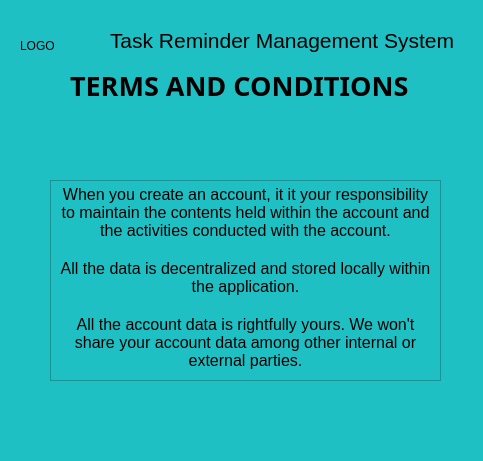
<?xml version="1.0" encoding="UTF-8"?>
<ui version="4.0">
 <class>ViewTermsAndConditionsDialog</class>
 <widget class="QDialog" name="ViewTermsAndConditionsDialog">
  <property name="geometry">
   <rect>
    <x>0</x>
    <y>0</y>
    <width>483</width>
    <height>461</height>
   </rect>
  </property>
  <property name="windowTitle">
   <string>Dialog</string>
  </property>
  <property name="styleSheet">
   <string notr="true">background-color: rgb(31, 192, 196);</string>
  </property>
  <widget class="QLabel" name="logo_label">
   <property name="geometry">
    <rect>
     <x>20</x>
     <y>20</y>
     <width>81</width>
     <height>51</height>
    </rect>
   </property>
   <property name="text">
    <string>LOGO</string>
   </property>
  </widget>
  <widget class="QLabel" name="label_3">
   <property name="geometry">
    <rect>
     <x>110</x>
     <y>20</y>
     <width>371</width>
     <height>41</height>
    </rect>
   </property>
   <property name="font">
    <font>
     <pointsize>16</pointsize>
    </font>
   </property>
   <property name="text">
    <string>Task Reminder Management System</string>
   </property>
  </widget>
  <widget class="QLabel" name="label">
   <property name="geometry">
    <rect>
     <x>70</x>
     <y>60</y>
     <width>361</width>
     <height>51</height>
    </rect>
   </property>
   <property name="font">
    <font>
     <family>Malgun Gothic</family>
     <pointsize>20</pointsize>
     <weight>75</weight>
     <bold>true</bold>
    </font>
   </property>
   <property name="text">
    <string>TERMS AND CONDITIONS</string>
   </property>
  </widget>
  <widget class="QTextEdit" name="textEdit">
   <property name="geometry">
    <rect>
     <x>50</x>
     <y>180</y>
     <width>391</width>
     <height>201</height>
    </rect>
   </property>
   <property name="html">
    <string>&lt;!DOCTYPE HTML PUBLIC &quot;-//W3C//DTD HTML 4.0//EN&quot; &quot;http://www.w3.org/TR/REC-html40/strict.dtd&quot;&gt;
&lt;html&gt;&lt;head&gt;&lt;meta name=&quot;qrichtext&quot; content=&quot;1&quot; /&gt;&lt;style type=&quot;text/css&quot;&gt;
p, li { white-space: pre-wrap; }
&lt;/style&gt;&lt;/head&gt;&lt;body style=&quot; font-family:'MS Shell Dlg 2'; font-size:5.5pt; font-weight:400; font-style:normal;&quot;&gt;
&lt;p align=&quot;center&quot; style=&quot; margin-top:0px; margin-bottom:0px; margin-left:0px; margin-right:0px; -qt-block-indent:0; text-indent:0px;&quot;&gt;&lt;span style=&quot; font-size:12pt;&quot;&gt;When you create an account, it it your responsibility to maintain the contents held within the account and the activities conducted with the account.&lt;/span&gt;&lt;/p&gt;
&lt;p align=&quot;center&quot; style=&quot;-qt-paragraph-type:empty; margin-top:0px; margin-bottom:0px; margin-left:0px; margin-right:0px; -qt-block-indent:0; text-indent:0px; font-size:12pt;&quot;&gt;&lt;br /&gt;&lt;/p&gt;
&lt;p align=&quot;center&quot; style=&quot; margin-top:0px; margin-bottom:0px; margin-left:0px; margin-right:0px; -qt-block-indent:0; text-indent:0px;&quot;&gt;&lt;span style=&quot; font-size:12pt;&quot;&gt;All the data is decentralized and stored locally within the application.&lt;/span&gt;&lt;/p&gt;
&lt;p align=&quot;center&quot; style=&quot;-qt-paragraph-type:empty; margin-top:0px; margin-bottom:0px; margin-left:0px; margin-right:0px; -qt-block-indent:0; text-indent:0px; font-size:12pt;&quot;&gt;&lt;br /&gt;&lt;/p&gt;
&lt;p align=&quot;center&quot; style=&quot; margin-top:0px; margin-bottom:0px; margin-left:0px; margin-right:0px; -qt-block-indent:0; text-indent:0px;&quot;&gt;&lt;span style=&quot; font-size:12pt;&quot;&gt;All the account data is rightfully yours. We won't share your account data among other internal or external parties.&lt;/span&gt;&lt;/p&gt;&lt;/body&gt;&lt;/html&gt;</string>
   </property>
  </widget>
 </widget>
 <resources/>
 <connections/>
</ui>
